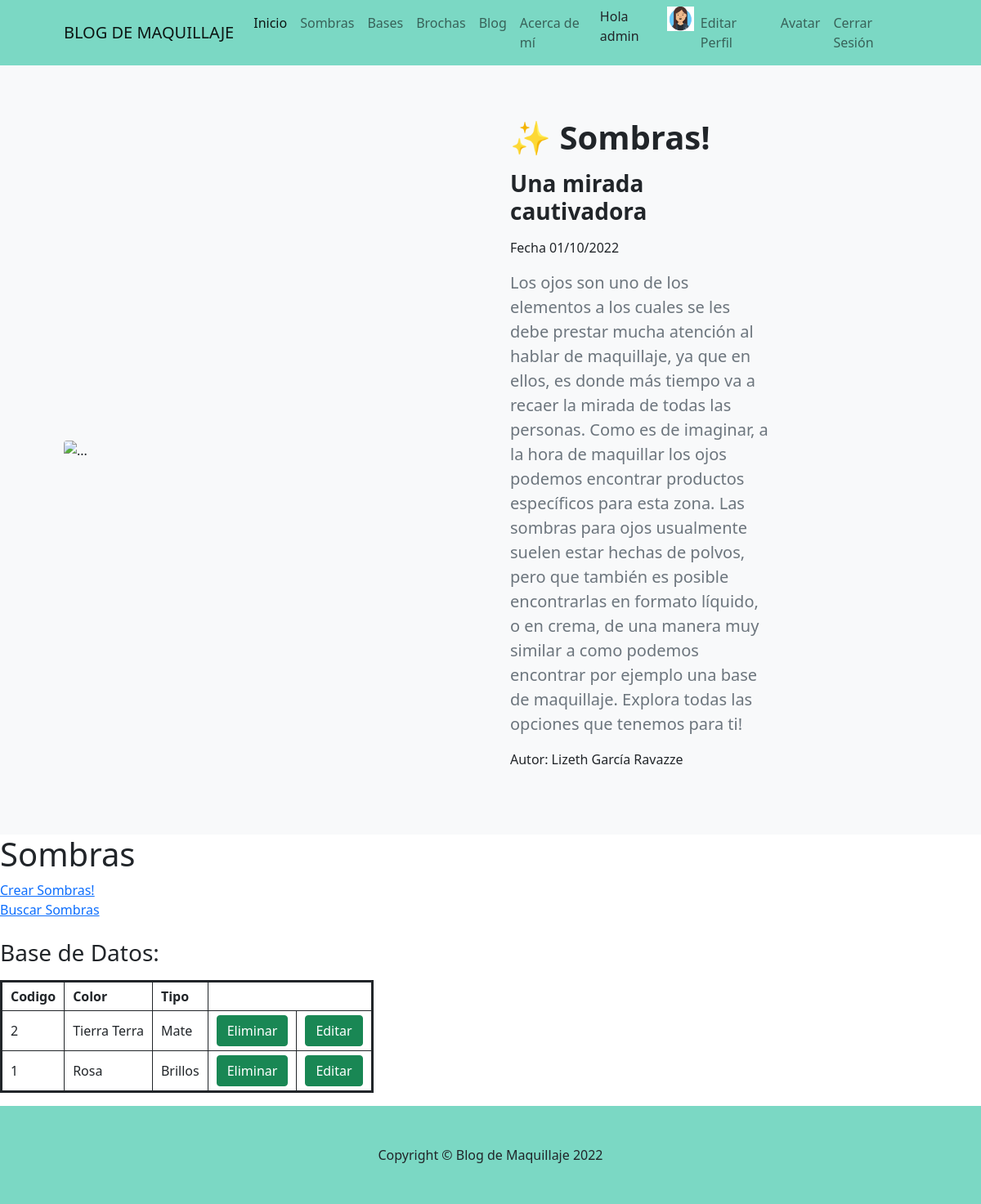
The app's page /AppGR/sombras/ (signed in) with its own data.
### AppGR/models.py (models this page shows, shortened)
class Sombras(models.Model):
    codigo=models.IntegerField()
    color=models.CharField(max_length=100)
    tipo=models.CharField(max_length=100)

### AppGR/views.py (the view)
# urls.py: path('sombras/', views.sombras, name="sombras"),
def sombras(request):
      sombras = Sombras.objects.all()
      return render(request, "sombras.html", {'sombras': sombras, "avatar": obtenerAvatar(request)})

### AppGR/views.py (called while the page is built)
def obtenerAvatar(request):
      lista=Avatar.objects.filter(user=request.user.id)
      if len(lista)!=0:
            imagen=lista[0].imagen.url
      else:
            imagen="/media/avatares/avatarpordefecto.jpg"
      return imagen

### AppGR/templates/sombras.html (shortened to what this page needs)
{% extends "padre.html" %}
{% block contenido_base %}
  <section class="py-3 bg-light">
      <div class="container px-5 my-5">
          <div class="row gx-5 align-items-center">
              <div class="col-lg-6"><img class="img-fluid rounded mb-5 mb-lg-0" src=https://assets.vogue.in/photos/5da95f1ed34278000861d40d/master/pass/featured%20eyeshadow.jpg alt="..." /></div>
              <div class="col-lg-4">
                <h1 class="fw-bolder">✨ Sombras!</h1>
                <h3 class="fw-bolder"> Una mirada cautivadora</h3>
                </h5>Fecha 01/10/2022</h5>
                <p class="lead fw-normal text-muted mb-0">Los ojos son uno de los elementos a los cuales se les debe prestar mucha atención al hablar de maquillaje, ya que en ellos, es donde más tiempo va a recaer la mirada de todas las personas. Como es de imaginar, a la hora de maquillar los ojos podemos encontrar productos específicos para esta zona. Las sombras para ojos usualmente suelen estar hechas de polvos, pero que también es posible encontrarlas en formato líquido, o en crema, de una manera muy similar a como podemos encontrar por ejemplo una base de maquillaje. Explora todas las opciones que tenemos para ti!
                </p>
                </h4>Autor: Lizeth García Ravazze</h4>
                  </div>
              </div>
          </section>
<h1>Sombras</h1>
<a href="{% url 'sombras_formulario' %}">Crear Sombras!</a>
<br>
<a href="{% url 'form_busqueda_sombras' %}">Buscar Sombras</a>
<br><br>
<h3>Base de Datos:</h3>
<table class="coder-table">
  <tbody>
    <tr>
      <th>
        <strong>Codigo</strong>
      </th>
      <th>
        <strong>Color</strong>
      </th>
      <th>
        <strong>Tipo</strong>
      </th>
    </tr>
<ul>
    {% for sombra in sombras %}
    <tr>
      <td>{{sombra.codigo}}</td>
      <td>{{sombra.color}}</td>
      <td>{{sombra.tipo}}</td>
      <td><a class="btn btn-success" href="{% url 'eliminar_sombra' sombra.id %}">Eliminar</a></td>
      <td><a class="btn btn-success" href="{% url 'editar_sombra' sombra.id %}">Editar</a></td>
    </tr>
    {% endfor %}
  </tbody>
</table>
{% endblock contenido_base %}

### AppGR/templates/padre.html (shortened to what this page needs)
{% load static %}
<!DOCTYPE html>
<html lang="en">
    <head>
        <link href="{% static 'AppGR/css/styles.css' %}" rel="stylesheet" />
    </head>
    <body>
        <nav class="navbar navbar-expand-lg navbar-light" style="background-color: #7bd8c4;">
            <div class="container px-5">
                <a class="navbar-brand mb-0 h1" href="{% url 'inicio' %}">BLOG DE MAQUILLAJE</a>
                <div class="collapse navbar-collapse" id="navbarSupportedContent">
                    <ul class="navbar-nav ms-auto mb-2 mb-lg-0">
                        <li class="nav-item"><a class="nav-link active" aria-current="page" href="{% url 'inicio' %}">Inicio</a></li>
                        <li class="nav-item"><a class="nav-link" href="{% url 'sombras' %}">Sombras</a></li>
                        <li class="nav-item"><a class="nav-link" href="{% url 'base' %}">Bases</a></li>
                        <li class="nav-item"><a class="nav-link" href="{% url 'brochas' %}">Brochas</a></li>
                        <li class="nav-item"><a class="nav-link" href="{% url 'blog' %}">Blog</a></li>
                        <li class="nav-item"><a class="nav-link" href="{% url 'about' %}">Acerca de mí</a></li>
                        {% if user.is_authenticated %}
                        <li class="nav-item"><a> Hola {{ user.username }}</a></li>
                        <img height="30px" src="{{ avatar}}" alt="">
                        <li class="nav-item"><a class="nav-link" href="{% url 'editar_perfil' %}">Editar Perfil</a></li>
                        <li class="nav-item"><a class="nav-link" href="{% url 'agregarAvatar' %}">Avatar</a></li>
                        <li class="nav-item"><a class="nav-link" href="{% url 'logout' %}">Cerrar Sesión</a></li>
                        {% else %}
                        <li class="nav-item"><a class="nav-link" href="{% url 'login' %}">Ingresar</a></li>
                        <li class="nav-item"><a class="nav-link" href="{% url 'register' %}">Registrarse</a></li>
                        {% endif %}
                    </ul>
                </div>
            </div>
        </nav>
        {% block contenido_base %}
        {% endblock contenido_base %}
        <footer class="py-5" style="background-color: #7bd8c4;">
            <div class="container px-4 px-lg-5"><p class="m-0 text-center text-dark">Copyright &copy; Blog de Maquillaje 2022</p></div>
        </footer>
    </body>
</html>

### AppGR/templates/sombras.html (style rules this page uses)
table.coder-table { border:3px solid; }
th, td { border:1px solid; padding:5px 10px; }

### records on screen
Sombras: codigo "2", color "Tierra Terra", tipo "Mate"
Sombras: codigo "1", color "Rosa", tipo "Brillos"

### other values on screen
{{ user.username }} "admin"
